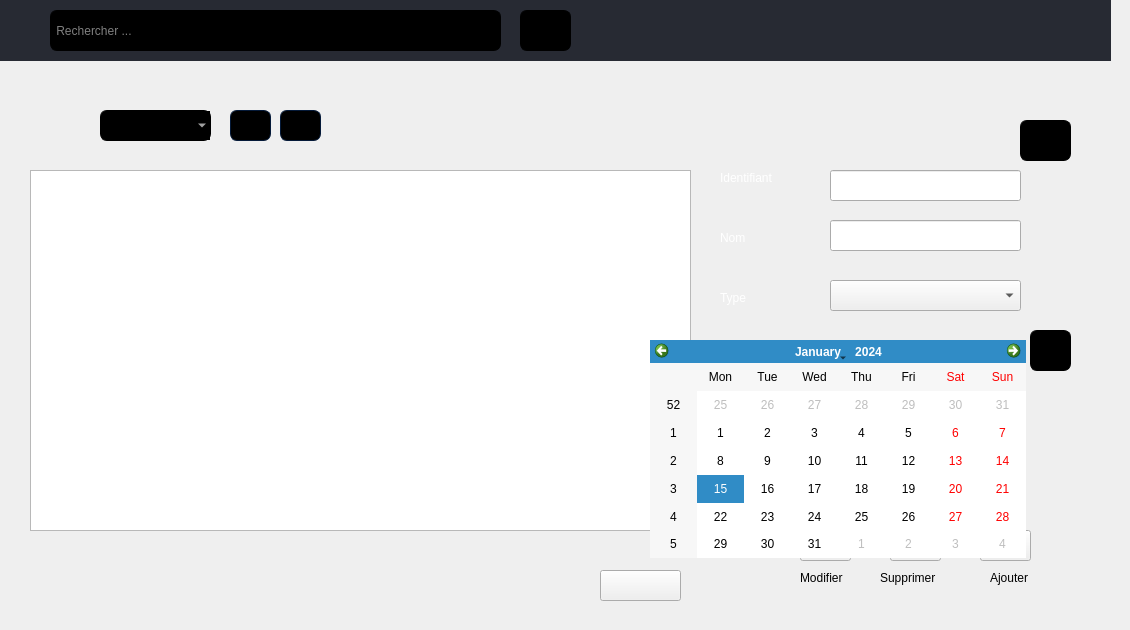
        <widget class="QWidget" name="page_9">
         <widget class="QLabel" name="marge_haute">
          <property name="geometry">
           <rect>
            <x>-10</x>
            <y>0</y>
            <width>1121</width>
            <height>61</height>
           </rect>
          </property>
          <property name="styleSheet">
           <string notr="true">background-color: #272a33;

border-color: #272a33;
	padding: 5px;
border-width: 3px;
border-style: solid ;</string>
          </property>
          <property name="text">
           <string/>
          </property>
         </widget>
         <widget class="QLineEdit" name="barre_recherche_assurances">
          <property name="geometry">
           <rect>
            <x>50</x>
            <y>10</y>
            <width>451</width>
            <height>41</height>
           </rect>
          </property>
          <property name="styleSheet">
           <string notr="true">QLineEdit
{
	background-color: black;
	color: white;
	min-width: 80px;
	border-style: solid;
	border-width: 1px;
	border-radius: 7px;
	border-color: black
}</string>
          </property>
          <property name="text">
           <string/>
          </property>
          <property name="placeholderText">
           <string> Rechercher ...</string>
          </property>
         </widget>
         <widget class="QPushButton" name="pb_recherche_assurances">
          <property name="geometry">
           <rect>
            <x>520</x>
            <y>10</y>
            <width>51</width>
            <height>41</height>
           </rect>
          </property>
          <property name="styleSheet">
           <string notr="true">QPushButton
{
	background-color: black;
	color: #ffffff;
	
	border-style: solid;
	border-width: 1px;
	border-radius: 7px;
	border-color: black;
	padding: 5px;

}


QPushButton::flat
{
	background-color: transparent;
	border: none;
	color: #fff;

}


QPushButton::disabled
{
	background-color: #404040;
	color: #656565;
	border-color: #051a39;

}


QPushButton::hover
{
	background-color: rgba(183, 134, 32, 20%);
	border: 1px solid #b78620;

}


QPushButton::pressed
{
	background-color: qlineargradient(spread:repeat, x1:1, y1:0, x2:1, y2:1, stop:0 rgba(74, 74, 74, 255),stop:1 rgba(49, 49, 49, 255));
	border: 1px solid #b78620;

}


QPushButton::checked
{
	background-color: qlineargradient(spread:repeat, x1:1, y1:0, x2:1, y2:1, stop:0 rgba(74, 74, 74, 255),stop:1 rgba(49, 49, 49, 255));
	border: 1px solid #222;

}

</string>
          </property>
          <property name="text">
           <string/>
          </property>
          <property name="icon">
           <iconset>
            <normaloff>:/theme_sombre/search1.png</normaloff>:/theme_sombre/search1.png</iconset>
          </property>
         </widget>
         <widget class="QPushButton" name="tri_croissant_assurances">
          <property name="geometry">
           <rect>
            <x>280</x>
            <y>110</y>
            <width>41</width>
            <height>31</height>
           </rect>
          </property>
          <property name="styleSheet">
           <string notr="true">QPushButton
{
	background-color: black;
	color: #ffffff;
	
	border-style: solid;
	border-width: 1px;
	border-radius: 7px;
	border-color: #051a39;
	padding: 5px;

}


QPushButton::flat
{
	background-color: transparent;
	border: none;
	color: #fff;

}


QPushButton::disabled
{
	background-color: #404040;
	color: #656565;
	border-color: #051a39;

}


QPushButton::hover
{
	background-color: rgba(183, 134, 32, 20%);
	border: 1px solid #b78620;

}


QPushButton::pressed
{
	background-color: qlineargradient(spread:repeat, x1:1, y1:0, x2:1, y2:1, stop:0 rgba(74, 74, 74, 255),stop:1 rgba(49, 49, 49, 255));
	border: 1px solid #b78620;

}


QPushButton::checked
{
	background-color: qlineargradient(spread:repeat, x1:1, y1:0, x2:1, y2:1, stop:0 rgba(74, 74, 74, 255),stop:1 rgba(49, 49, 49, 255));
	border: 1px solid #222;

}
</string>
          </property>
          <property name="text">
           <string/>
          </property>
          <property name="icon">
           <iconset>
            <normaloff>:/theme_sombre/fleche_haut.png</normaloff>:/theme_sombre/fleche_haut.png</iconset>
          </property>
         </widget>
         <widget class="QComboBox" name="liste_tri_assurances">
          <property name="geometry">
           <rect>
            <x>100</x>
            <y>110</y>
            <width>111</width>
            <height>31</height>
           </rect>
          </property>
          <property name="styleSheet">
           <string notr="true">background-color: black;
	color: white;
	min-width: 80px;
	border-style: solid;
	border-width: 1px;
	border-radius: 7px;
	border-color: black</string>
          </property>
          <property name="currentText">
           <string/>
          </property>
         </widget>
         <widget class="QPushButton" name="tri_decroissant_assurances">
          <property name="geometry">
           <rect>
            <x>230</x>
            <y>110</y>
            <width>41</width>
            <height>31</height>
           </rect>
          </property>
          <property name="styleSheet">
           <string notr="true">QPushButton
{
	background-color: black;
	color: #ffffff;
	
	border-style: solid;
	border-width: 1px;
	border-radius: 7px;
	border-color: #051a39;
	padding: 5px;

}


QPushButton::flat
{
	background-color: transparent;
	border: none;
	color: #fff;

}


QPushButton::disabled
{
	background-color: #404040;
	color: #656565;
	border-color: #051a39;

}


QPushButton::hover
{
	background-color: rgba(183, 134, 32, 20%);
	border: 1px solid #b78620;

}


QPushButton::pressed
{
	background-color: qlineargradient(spread:repeat, x1:1, y1:0, x2:1, y2:1, stop:0 rgba(74, 74, 74, 255),stop:1 rgba(49, 49, 49, 255));
	border: 1px solid #b78620;

}


QPushButton::checked
{
	background-color: qlineargradient(spread:repeat, x1:1, y1:0, x2:1, y2:1, stop:0 rgba(74, 74, 74, 255),stop:1 rgba(49, 49, 49, 255));
	border: 1px solid #222;

}
</string>
          </property>
          <property name="text">
           <string/>
          </property>
          <property name="icon">
           <iconset>
            <normaloff>:/theme_sombre/fleche_bas.png</normaloff>:/theme_sombre/fleche_bas.png</iconset>
          </property>
         </widget>
         <widget class="QLabel" name="label_nom">
          <property name="geometry">
           <rect>
            <x>720</x>
            <y>230</y>
            <width>71</width>
            <height>16</height>
           </rect>
          </property>
          <property name="styleSheet">
           <string notr="true">	background-color: transparent;
color:white</string>
          </property>
          <property name="text">
           <string>Nom</string>
          </property>
         </widget>
         <widget class="QLabel" name="msg_type_assurance">
          <property name="geometry">
           <rect>
            <x>830</x>
            <y>320</y>
            <width>191</width>
            <height>20</height>
           </rect>
          </property>
          <property name="styleSheet">
           <string notr="true">background-color:transparent</string>
          </property>
          <property name="lineWidth">
           <number>-2</number>
          </property>
          <property name="text">
           <string>&lt;span style=&quot;color: red&quot;&gt;&lt;/span&gt;</string>
          </property>
         </widget>
         <widget class="QLabel" name="label_type">
          <property name="geometry">
           <rect>
            <x>720</x>
            <y>290</y>
            <width>81</width>
            <height>16</height>
           </rect>
          </property>
          <property name="styleSheet">
           <string notr="true">	background-color: transparent;
color:white</string>
          </property>
          <property name="text">
           <string>Type</string>
          </property>
         </widget>
         <widget class="QLabel" name="label_idV">
          <property name="geometry">
           <rect>
            <x>670</x>
            <y>410</y>
            <width>161</width>
            <height>20</height>
           </rect>
          </property>
          <property name="styleSheet">
           <string notr="true">QLabel {
             qproperty-alignment: AlignCenter;
}</string>
          </property>
          <property name="text">
           <string>ID voiture</string>
          </property>
         </widget>
         <widget class="QLabel" name="label_idAss">
          <property name="geometry">
           <rect>
            <x>670</x>
            <y>470</y>
            <width>161</width>
            <height>20</height>
           </rect>
          </property>
          <property name="styleSheet">
           <string notr="true">QLabel {
             qproperty-alignment: AlignCenter;
}</string>
          </property>
          <property name="text">
           <string>ID Assureur</string>
          </property>
         </widget>
         <widget class="QLabel" name="label_id">
          <property name="geometry">
           <rect>
            <x>720</x>
            <y>170</y>
            <width>111</width>
            <height>16</height>
           </rect>
          </property>
          <property name="styleSheet">
           <string notr="true">	background-color: transparent;
color:white
</string>
          </property>
          <property name="text">
           <string>Identifiant</string>
          </property>
         </widget>
         <widget class="QLabel" name="msg_nom_assurance">
          <property name="geometry">
           <rect>
            <x>830</x>
            <y>260</y>
            <width>191</width>
            <height>20</height>
           </rect>
          </property>
          <property name="styleSheet">
           <string notr="true">background-color:transparent</string>
          </property>
          <property name="lineWidth">
           <number>-2</number>
          </property>
          <property name="text">
           <string>&lt;span style=&quot;color: red&quot;&gt;&lt;/span&gt;</string>
          </property>
         </widget>
         <widget class="QLabel" name="msg_id_assurance">
          <property name="geometry">
           <rect>
            <x>830</x>
            <y>200</y>
            <width>191</width>
            <height>20</height>
           </rect>
          </property>
          <property name="styleSheet">
           <string notr="true">background-color:transparent</string>
          </property>
          <property name="lineWidth">
           <number>-2</number>
          </property>
          <property name="text">
           <string>&lt;span style=&quot;color: red&quot;&gt;&lt;/span&gt;</string>
          </property>
         </widget>
         <widget class="QLabel" name="msg_idAss_assurance">
          <property name="geometry">
           <rect>
            <x>830</x>
            <y>500</y>
            <width>191</width>
            <height>20</height>
           </rect>
          </property>
          <property name="styleSheet">
           <string notr="true">background-color:transparent</string>
          </property>
          <property name="lineWidth">
           <number>-2</number>
          </property>
          <property name="text">
           <string>&lt;span style=&quot;color: red&quot;&gt;&lt;/span&gt;</string>
          </property>
         </widget>
         <widget class="QLabel" name="label_dteFin">
          <property name="geometry">
           <rect>
            <x>720</x>
            <y>350</y>
            <width>101</width>
            <height>16</height>
           </rect>
          </property>
          <property name="styleSheet">
           <string notr="true">	background-color: transparent;
color:white</string>
          </property>
          <property name="text">
           <string>Date limite</string>
          </property>
         </widget>
         <widget class="QLabel" name="msg_idV_assurance">
          <property name="geometry">
           <rect>
            <x>830</x>
            <y>440</y>
            <width>191</width>
            <height>20</height>
           </rect>
          </property>
          <property name="styleSheet">
           <string notr="true">background-color:transparent</string>
          </property>
          <property name="lineWidth">
           <number>-2</number>
          </property>
          <property name="text">
           <string>&lt;span style=&quot;color: red&quot;&gt;&lt;/span&gt;</string>
          </property>
         </widget>
         <widget class="QPushButton" name="pb_calendrier">
          <property name="geometry">
           <rect>
            <x>1030</x>
            <y>330</y>
            <width>41</width>
            <height>41</height>
           </rect>
          </property>
          <property name="styleSheet">
           <string notr="true">QPushButton
{
	background-color: black;
	color: #ffffff;
	
	border-style: solid;
	border-width: 1px;
	border-radius: 7px;
	border-color: black;
	padding: 5px;

}


QPushButton::flat
{
	background-color: transparent;
	border: none;
	color: #fff;

}


QPushButton::disabled
{
	background-color: #404040;
	color: #656565;
	border-color: #051a39;

}


QPushButton::hover
{
	background-color: rgba(183, 134, 32, 20%);
	border: 1px solid #b78620;

}


QPushButton::pressed
{
	background-color: qlineargradient(spread:repeat, x1:1, y1:0, x2:1, y2:1, stop:0 rgba(74, 74, 74, 255),stop:1 rgba(49, 49, 49, 255));
	border: 1px solid #b78620;

}


QPushButton::checked
{
	background-color: qlineargradient(spread:repeat, x1:1, y1:0, x2:1, y2:1, stop:0 rgba(74, 74, 74, 255),stop:1 rgba(49, 49, 49, 255));
	border: 1px solid #222;

}
</string>
          </property>
          <property name="text">
           <string/>
          </property>
          <property name="icon">
           <iconset>
            <normaloff>:/theme_sombre/calendrier.png</normaloff>:/theme_sombre/calendrier.png</iconset>
          </property>
         </widget>
         <widget class="QPushButton" name="clear">
          <property name="geometry">
           <rect>
            <x>1020</x>
            <y>120</y>
            <width>51</width>
            <height>41</height>
           </rect>
          </property>
          <property name="styleSheet">
           <string notr="true">QPushButton
{
	background-color: black;
	color: #ffffff;
	
	border-style: solid;
	border-width: 1px;
	border-radius: 7px;
	border-color: black;
	padding: 5px;

}


QPushButton::flat
{
	background-color: transparent;
	border: none;
	color: #fff;

}


QPushButton::disabled
{
	background-color: #404040;
	color: #656565;
	border-color: #051a39;

}


QPushButton::hover
{
	background-color: rgba(183, 134, 32, 20%);
	border: 1px solid #b78620;

}


QPushButton::pressed
{
	background-color: qlineargradient(spread:repeat, x1:1, y1:0, x2:1, y2:1, stop:0 rgba(74, 74, 74, 255),stop:1 rgba(49, 49, 49, 255));
	border: 1px solid #b78620;

}


QPushButton::checked
{
	background-color: qlineargradient(spread:repeat, x1:1, y1:0, x2:1, y2:1, stop:0 rgba(74, 74, 74, 255),stop:1 rgba(49, 49, 49, 255));
	border: 1px solid #222;

}
</string>
          </property>
          <property name="text">
           <string/>
          </property>
          <property name="icon">
           <iconset>
            <normaloff>:/theme_sombre/clear 2.png</normaloff>:/theme_sombre/clear 2.png</iconset>
          </property>
         </widget>
         <widget class="QPushButton" name="ajouter_assurances">
          <property name="geometry">
           <rect>
            <x>980</x>
            <y>530</y>
            <width>51</width>
            <height>31</height>
           </rect>
          </property>
          <property name="styleSheet">
           <string notr="true"/>
          </property>
          <property name="text">
           <string/>
          </property>
          <property name="icon">
           <iconset>
            <normaloff>../../ajout.png</normaloff>../../ajout.png</iconset>
          </property>
         </widget>
         <widget class="QPushButton" name="supprimer_assurances">
          <property name="geometry">
           <rect>
            <x>890</x>
            <y>530</y>
            <width>51</width>
            <height>31</height>
           </rect>
          </property>
          <property name="styleSheet">
           <string notr="true"/>
          </property>
          <property name="text">
           <string/>
          </property>
          <property name="icon">
           <iconset>
            <normaloff>../../delete-button.svg</normaloff>../../delete-button.svg</iconset>
          </property>
         </widget>
         <widget class="QPushButton" name="modifier_assurances">
          <property name="geometry">
           <rect>
            <x>800</x>
            <y>530</y>
            <width>51</width>
            <height>31</height>
           </rect>
          </property>
          <property name="styleSheet">
           <string notr="true"/>
          </property>
          <property name="text">
           <string/>
          </property>
          <property name="icon">
           <iconset>
            <normaloff>../../104668.png</normaloff>../../104668.png</iconset>
          </property>
         </widget>
         <widget class="QLineEdit" name="nom_assurances">
          <property name="geometry">
           <rect>
            <x>830</x>
            <y>220</y>
            <width>191</width>
            <height>31</height>
           </rect>
          </property>
         </widget>
         <widget class="QDateEdit" name="date_assurances">
          <property name="geometry">
           <rect>
            <x>830</x>
            <y>340</y>
            <width>191</width>
            <height>31</height>
           </rect>
          </property>
         </widget>
         <widget class="QLineEdit" name="id_voiture">
          <property name="geometry">
           <rect>
            <x>830</x>
            <y>400</y>
            <width>191</width>
            <height>31</height>
           </rect>
          </property>
         </widget>
         <widget class="QLineEdit" name="id_assureur">
          <property name="geometry">
           <rect>
            <x>830</x>
            <y>460</y>
            <width>191</width>
            <height>31</height>
           </rect>
          </property>
         </widget>
         <widget class="QComboBox" name="type_assurances">
          <property name="geometry">
           <rect>
            <x>830</x>
            <y>280</y>
            <width>191</width>
            <height>31</height>
           </rect>
          </property>
         </widget>
         <widget class="QLineEdit" name="id_assurances">
          <property name="geometry">
           <rect>
            <x>830</x>
            <y>170</y>
            <width>191</width>
            <height>31</height>
           </rect>
          </property>
         </widget>
         <widget class="QTableView" name="tabassurances">
          <property name="geometry">
           <rect>
            <x>30</x>
            <y>170</y>
            <width>661</width>
            <height>361</height>
           </rect>
          </property>
          <property name="styleSheet">
           <string notr="true"/>
          </property>
         </widget>
         <widget class="QLabel" name="label_mdf">
          <property name="geometry">
           <rect>
            <x>800</x>
            <y>570</y>
            <width>51</width>
            <height>16</height>
           </rect>
          </property>
          <property name="text">
           <string>Modifier</string>
          </property>
         </widget>
         <widget class="QLabel" name="label_sp">
          <property name="geometry">
           <rect>
            <x>880</x>
            <y>570</y>
            <width>61</width>
            <height>16</height>
           </rect>
          </property>
          <property name="text">
           <string>Supprimer</string>
          </property>
         </widget>
         <widget class="QLabel" name="label_aj">
          <property name="geometry">
           <rect>
            <x>990</x>
            <y>570</y>
            <width>51</width>
            <height>16</height>
           </rect>
          </property>
          <property name="text">
           <string>Ajouter</string>
          </property>
         </widget>
         <widget class="QLabel" name="label_79">
          <property name="geometry">
           <rect>
            <x>0</x>
            <y>40</y>
            <width>1101</width>
            <height>581</height>
           </rect>
          </property>
          <property name="text">
           <string/>
          </property>
         </widget>
         <widget class="QCalendarWidget" name="calendarWidget">
          <property name="geometry">
           <rect>
            <x>650</x>
            <y>340</y>
            <width>376</width>
            <height>218</height>
           </rect>
          </property>
         </widget>
         <widget class="QPushButton" name="imprimer_assurances">
          <property name="geometry">
           <rect>
            <x>600</x>
            <y>570</y>
            <width>81</width>
            <height>31</height>
           </rect>
          </property>
          <property name="styleSheet">
           <string notr="true"/>
          </property>
          <property name="text">
           <string/>
          </property>
          <property name="icon">
           <iconset>
            <normaloff>:/theme_normal/print1.png</normaloff>:/theme_normal/print1.png</iconset>
          </property>
         </widget>
         <zorder>label_79</zorder>
         <zorder>marge_haute</zorder>
         <zorder>barre_recherche_assurances</zorder>
         <zorder>pb_recherche_assurances</zorder>
         <zorder>tri_croissant_assurances</zorder>
         <zorder>liste_tri_assurances</zorder>
         <zorder>tri_decroissant_assurances</zorder>
         <zorder>label_nom</zorder>
         <zorder>msg_type_assurance</zorder>
         <zorder>label_type</zorder>
         <zorder>label_idV</zorder>
         <zorder>label_idAss</zorder>
         <zorder>label_id</zorder>
         <zorder>msg_nom_assurance</zorder>
         <zorder>msg_id_assurance</zorder>
         <zorder>msg_idAss_assurance</zorder>
         <zorder>label_dteFin</zorder>
         <zorder>msg_idV_assurance</zorder>
         <zorder>pb_calendrier</zorder>
         <zorder>clear</zorder>
         <zorder>ajouter_assurances</zorder>
         <zorder>supprimer_assurances</zorder>
         <zorder>modifier_assurances</zorder>
         <zorder>nom_assurances</zorder>
         <zorder>date_assurances</zorder>
         <zorder>id_voiture</zorder>
         <zorder>id_assureur</zorder>
         <zorder>type_assurances</zorder>
         <zorder>id_assurances</zorder>
         <zorder>tabassurances</zorder>
         <zorder>label_mdf</zorder>
         <zorder>label_sp</zorder>
         <zorder>label_aj</zorder>
         <zorder>calendarWidget</zorder>
         <zorder>imprimer_assurances</zorder>
        </widget>
